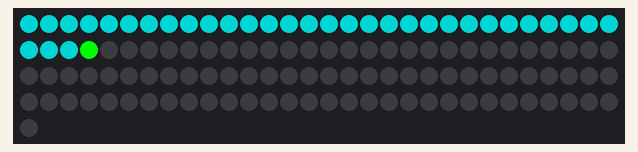
This sketch was run on a simulated Arduino Uno, built with avr-gcc and run on an emulated ATmega328P. On the bench: 121 RGB LEDs in strip order, left to right, continuing on the next row. Colours are those a GRB WS2812 strip shows for the declared byte order; random numbers use the default seed unless the sketch sets one.

Above: at 1.61 s.
At 7.16 s:
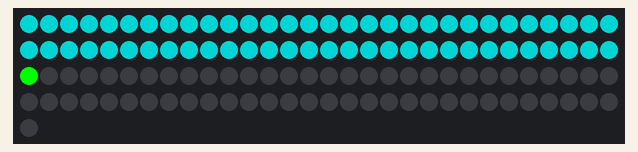
At 12.71 s:
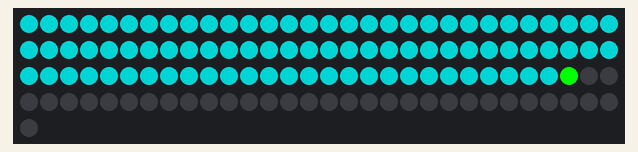
At 39.77 s:
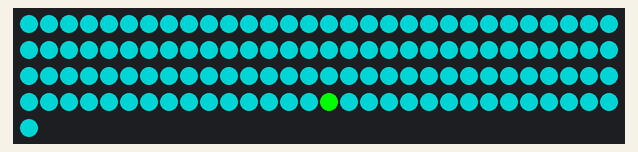

The sketch:

serialLightUpRowSpeed.ino
```cpp
#include <FastLED.h>

#define DIM 11

#define LED_PIN     6      // Pin connected to the data input of the strip
#define NUM_LEDS    DIM*DIM     // Number of LEDs in the strip (adjust as needed)
#define LED_TYPE    WS2812 // Try different types here if WS2812 doesn't work
#define COLOR_ORDER RGB    // Common color order for many addressable LEDs

CRGB leds[NUM_LEDS];

void setup() {
  FastLED.addLeds<LED_TYPE, LED_PIN, COLOR_ORDER>(leds, NUM_LEDS);
}

int getDelayTime() {
  bool goFast = random(0, 2) == 1;
  return goFast ? 40 : 200;
}

void loop() {
  // Test color effect: lighting up LEDs with red color
  int delayTime;
  for (int i = 0; i < NUM_LEDS; i++) {
    leds[i] = CRGB::Red;
    FastLED.show();
    if (i % DIM == 0) {
      delayTime = getDelayTime();
    }
    delay(delayTime);
    leds[i] = CRGB::Purple;  // Turn off the LED
  }
}
```
